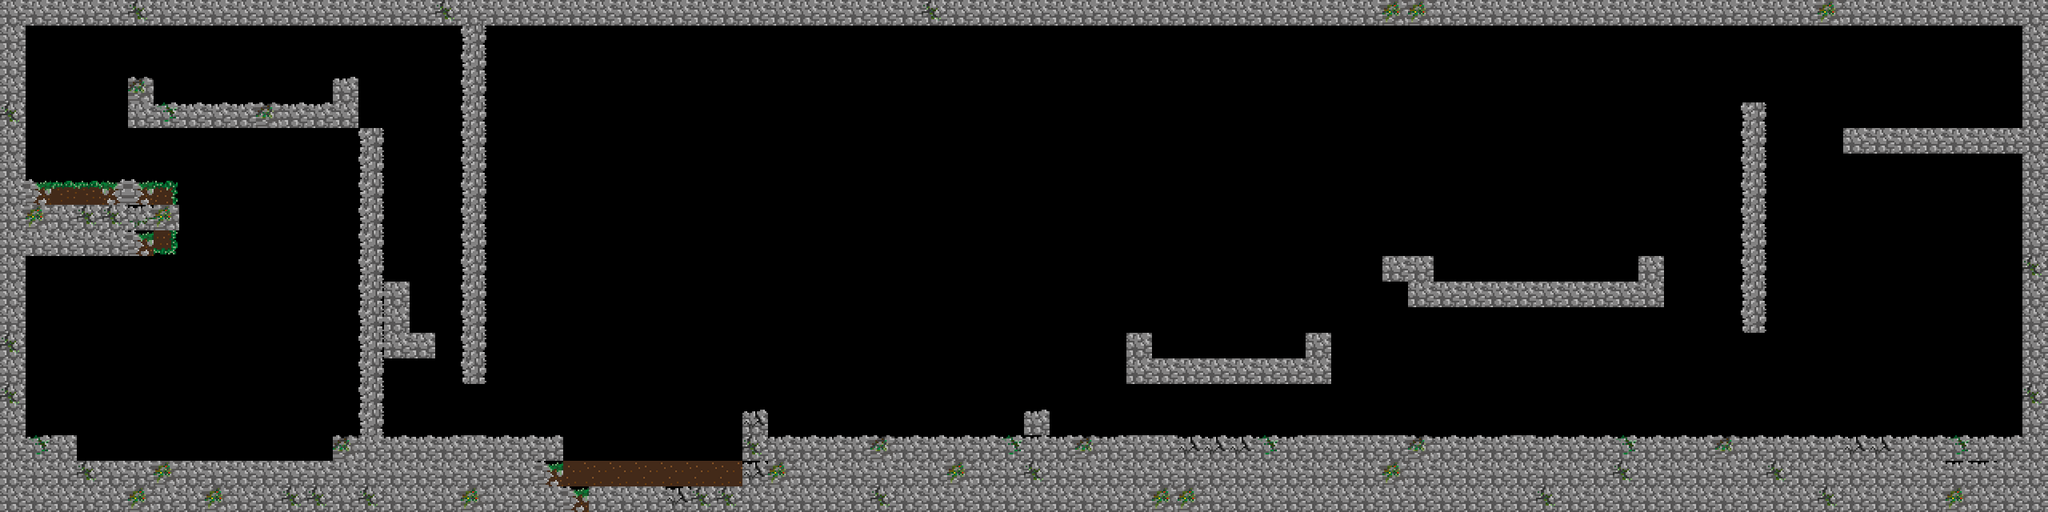

Rendered tile map (Tiled .tmx) drawn with the repository's tilesets; below, a short description and the map source with its tile grids summarised:
An orthogonal 80x20 tile map with 32x32 px tiles, 1 tile layer (Tile Layer 1), 8 tilesets and 30 objects.

<map version="1.0" orientation="orthogonal" renderorder="right-down" width="80" height="20" tilewidth="32" tileheight="32" nextobjectid="73">
 <tileset firstgid="1" name="Spitze" tilewidth="32" tileheight="32">
  <image source="../assets/tiles/Spitze.png" width="32" height="32" />
 </tileset>
 <tileset firstgid="2" name="spueli1" tilewidth="32" tileheight="32">
  <image source="../assets/sprites/spueli1.png" width="96" height="32" />
 </tileset>
 <tileset firstgid="5" name="toilet" tilewidth="32" tileheight="32">
  <image source="../assets/tiles/toilet.png" width="32" height="32" />
 </tileset>
 <tileset firstgid="6" name="koerper" tilewidth="32" tileheight="32">
  <image source="../assets/sprites/koerper.png" width="32" height="32" />
 </tileset>
 <tileset firstgid="7" name="LevelSprites" tilewidth="32" tileheight="32">
  <image source="../assets/tiles/LevelSprites.png" width="160" height="160" />
 </tileset>
 <tileset firstgid="32" name="gegnerK" tilewidth="32" tileheight="32">
  <image source="../assets/sprites/gegnerK.png" width="32" height="32" />
  <tile id="0">
   <properties>
    <property name="type" value="kroete" />
   </properties>
  </tile>
 </tileset>
 <tileset firstgid="33" name="gegnerR" tilewidth="32" tileheight="32">
  <image source="../assets/sprites/gegnerR.png" width="32" height="32" />
  <tile id="0">
   <properties>
    <property name="type" value="ratte" />
   </properties>
  </tile>
 </tileset>
 <tileset firstgid="34" name="saege" tilewidth="32" tileheight="32">
  <image source="../assets/sprites/saege.png" width="224" height="32" />
  <tile id="0">
   <properties>
    <property name="collide" value="true" />
    <property name="immovable" value="true" />
   </properties>
  </tile>
 </tileset>
 <layer name="Tile Layer 1" width="80" height="20">
  <data>[1600 cells, 435 non-empty, 15 distinct tile ids]</data>
 </layer>
 <objectgroup name="Object Layer 1">
  <object id="60" gid="1" x="800" y="576" width="32" height="32" />
  <object id="61" gid="1" x="736" y="576" width="32" height="32" />
  <object id="62" gid="1" x="832" y="576" width="32" height="32" />
  <object id="63" gid="1" x="768" y="576" width="32" height="32" />
  <object id="64" gid="1" x="864" y="576" width="32" height="32" />
  <object id="65" gid="1" x="704" y="576" width="32" height="32" />
  <object id="67" gid="1" x="896" y="576" width="32" height="32" />
 </objectgroup>
 <objectgroup name="Object Layer 2">
  <object id="45" gid="3" x="96" y="576" width="32" height="32" />
  <object id="46" gid="3" x="128" y="576" width="32" height="32" />
  <object id="47" gid="3" x="192" y="576" width="32" height="32" />
  <object id="48" gid="3" x="256" y="576" width="32" height="32" />
  <object id="49" gid="3" x="224" y="576" width="32" height="32" />
  <object id="50" gid="3" x="160" y="576" width="32" height="32" />
  <object id="51" gid="3" x="288" y="576" width="32" height="32" />
  <object id="52" gid="3" x="352" y="576" width="32" height="32" />
  <object id="53" gid="3" x="320" y="576" width="32" height="32" />
  <object id="54" gid="3" x="384" y="576" width="32" height="32" />
 </objectgroup>
 <objectgroup name="Gegner">
  <object id="71" gid="33" x="1957.08" y="345.242" width="32" height="32">
   <properties>
    <property name="type" value="ratte" />
   </properties>
  </object>
  <object id="72" gid="33" x="1529" y="445.526" width="32" height="32">
   <properties>
    <property name="type" value="ratte" />
   </properties>
  </object>
 </objectgroup>
 <objectgroup name="Ende">
  <object id="28" gid="5" x="2399.7" y="157.824" width="32" height="32">
   <properties>
    <property name="type" value="toilet" />
   </properties>
  </object>
 </objectgroup>
 <objectgroup name="Spieler">
  <object id="29" gid="6" x="41.0537" y="524.128" width="32" height="32">
   <properties>
    <property name="type" value="player" />
   </properties>
  </object>
 </objectgroup>
 <objectgroup name="Object Layer 3">
  <object id="35" gid="34" x="433.913" y="479.158" width="32" height="32" />
  <object id="36" gid="34" x="513.036" y="417.438" width="32" height="32" />
  <object id="39" gid="34" x="478.564" y="355.072" width="32" height="32" />
  <object id="40" gid="34" x="433.776" y="228.964" width="32" height="32" />
  <object id="42" gid="34" x="563.102" y="257.267" width="32" height="32" />
  <object id="43" gid="34" x="434.067" y="348.201" width="32" height="32" />
  <object id="44" gid="34" x="564.083" y="292.811" width="32" height="32" />
  <object id="69" gid="34" x="2158.16" y="324.244" width="32" height="32" />
  <object id="70" gid="34" x="2158.16" y="167.082" width="32" height="32" />
 </objectgroup>
</map>